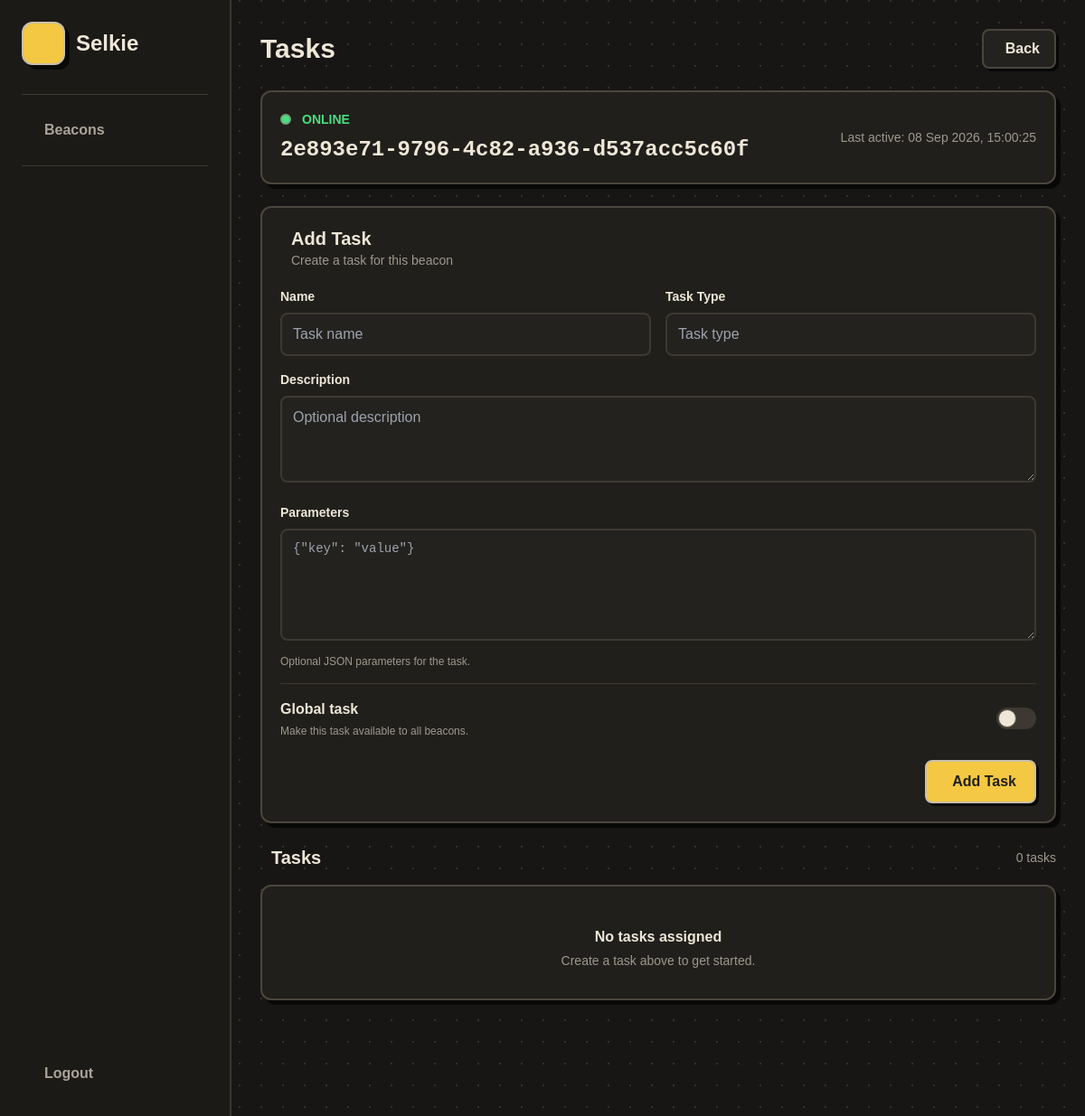
Page /task/tasks/2e893e71-9796-4c82-a936-d537acc5c60f on the committed database.
### db_manager.py (models this page shows)
class Base(DeclarativeBase):
    pass

class Beacon(Base):
    __tablename__ = "beacons"
    id: Mapped[str] = mapped_column(String, primary_key=True)
    public_key: Mapped[str] = mapped_column(String)
    system_info: Mapped[str] = mapped_column(JSON)
    registered_at: Mapped[datetime] = mapped_column(DateTime)
    last_active: Mapped[datetime] = mapped_column(DateTime)
    status: Mapped[str] = mapped_column(String, default="offline")

### task.py (the view, shortened to what this page needs)
@task.route("/tasks/<beacon_id>", methods=["GET"])
def view_tasks(beacon_id):
    with get_session() as session:
        beacon = session.query(Beacon).filter_by(id=beacon_id).first()
        if not beacon:
            return "Beacon not found", 404
        tasks = (
            session.query(Task)
            .filter(or_(Task.beacon_id == beacon_id, Task.is_global.is_(True)))
            .order_by(Task.created_at.asc())
            .all()
        )
        task_data = []
    return render_template("tasks.html", beacon=beacon, tasks=task_data)

### db_manager.py (called while the page is built)
def get_session():
    return Session(engine)

### templates/tasks.html (shortened to what this page needs)
{% extends "base.html" %}
{% block navbar_title %}
Tasks
{% endblock %}
{% block navbar_actions %}
<a href="{{ url_for('dashboard.beacon_details', beacon_id=beacon.id) }}" class="secondary-btn rounded-lg px-4 py-2
           font-bold flex items-center gap-2">
    Back
</a>
{% endblock %}
{% block content %}
<div class="mx-auto">
    <section class="retro-card rounded-xl p-5 mb-6">
        <div class="flex flex-col sm:flex-row
                    sm:items-center sm:justify-between gap-4">
            <div class="min-w-0">
                <div class="flex items-center gap-3 mb-2">
                    {% if beacon.status == "online" %}
                    <span class="w-3 h-3 rounded-full
                                   bg-green-400
                                   border-2 border-[#6fa879]"></span>
                    <span class="text-sm font-black text-green-400">
                        ONLINE
                    </span>
                    {% endif %}
                </div>
                <h2 class="text-xl sm:text-2xl font-black mono break-all">
                    {{ beacon.id }}
                </h2>
            </div>
            <div class="text-sm muted shrink-0">
                {% if beacon.last_active %}
                Last active:
                {{ beacon.last_active.strftime("%d %b %Y, %H:%M:%S") }}
                {% else %}
                Never active
                {% endif %}
            </div>
        </div>
    </section>
    <section class="retro-card rounded-xl p-5 mb-6">
        <div class="flex items-center gap-3 mb-5">
            <div>
                <h2 class="text-xl font-black">
                    Add Task
                </h2>
                <p class="text-sm muted">
                    Create a task for this beacon
                </p>
            </div>
        </div>
        <form method="POST" action="{{ url_for('task.create_task') }}" class="space-y-4">
            <div class="grid grid-cols-1 md:grid-cols-2 gap-4">
                <div>
                    <label for="name" class="block text-sm font-bold mb-2">
                        Name
                    </label>
                    <input id="name" name="name" type="text" required placeholder="Task name" class="w-full rounded-lg
                               bg-[#24221e]
                               border-2 border-[#3d3932]
                               px-3 py-2.5
                               text-[#eee7d8]
                               outline-none
                               focus:border-[#c9bfa9]">
                </div>
                <div>
                    <label for="task_type" class="block text-sm font-bold mb-2">
                        Task Type
                    </label>
                    <input id="task_type" name="task_type" type="text" required placeholder="Task type" class="w-full rounded-lg
                               bg-[#24221e]
                               border-2 border-[#3d3932]
                               px-3 py-2.5
                               text-[#eee7d8]
                               outline-none
                               focus:border-[#c9bfa9]">
                </div>
            </div>
            <div>
                <label for="description" class="block text-sm font-bold mb-2">
                    Description
                </label>
                <textarea id="description" name="description" rows="3" placeholder="Optional description" class="w-full rounded-lg
                           bg-[#24221e]
                           border-2 border-[#3d3932]
                           px-3 py-2.5
                           text-[#eee7d8]
                           outline-none
                           resize-y
                           focus:border-[#c9bfa9]"></textarea>
            </div>
            <div>
                <label for="parameters" class="block text-sm font-bold mb-2">
                    Parameters
                </label>
                <textarea id="parameters" name="parameters" rows="5" placeholder='{"key": "value"}' class="w-full rounded-lg
                           bg-[#24221e]
                           border-2 border-[#3d3932]
                           px-3 py-2.5
                           text-[#eee7d8]
                           mono text-sm
                           outline-none
                           resize-y
                           focus:border-[#c9bfa9]"></textarea>
                <p class="text-xs muted mt-2">
                    Optional JSON parameters for the task.
                </p>
            </div>
            <div class="flex items-center justify-between
                       gap-4
                       pt-4
                       border-t border-[#3d3932]">
                <div>
                    <label for="is_global" class="font-bold">
                        Global task
                    </label>
                    <p class="text-xs muted mt-1">
                        Make this task available to all beacons.
                    </p>
                </div>
                <label class="relative inline-flex items-center cursor-pointer">
                    <div class="w-11 h-6
                               bg-[#3d3932]
                               rounded-full
                               peer-checked:bg-[#f4c842]
                               after:content-['']
                               after:absolute
                               after:top-[2px]
                               after:left-[2px]
                               after:w-5
                               after:h-5
                               after:bg-[#eee7d8]
                               after:border-[#665e4f]
                               after:border
                               after:rounded-full
                               after:transition-all
                               peer-checked:after:translate-x-full
                               peer-checked:after:border-[#c9bfa9]"></div>
                </label>
            </div>
            <div class="flex justify-end pt-2">
                <button type="submit" class="retro-btn rounded-lg
                           px-5 py-2.5
                           font-black
                           flex items-center gap-2">
                    Add Task
                </button>
            </div>
        </form>
    </section>
    <section>
        <div class="flex items-center justify-between mb-4">
            <div class="flex items-center gap-3">
                <h2 class="text-xl font-black">
                    Tasks
                </h2>
            </div>
            <span class="text-sm muted">
                {{ tasks|length }} task{% if tasks|length != 1 %}s{% endif %}
            </span>
        </div>
        {% if tasks %}
        <div class="space-y-3">
            {% for task in tasks %}
            <div class="retro-card rounded-xl p-4">
                <div class="flex flex-col
                                   md:flex-row
                                   md:items-center
                                   md:justify-between
                                   gap-4">
                    <div class="min-w-0">
                        <div class="flex flex-wrap items-center gap-2 mb-2">
                            <h3 class="font-black text-lg">
                                {{ task.name }}
                            </h3>
                            <span class="text-xs font-bold
                     px-2 py-1
                     rounded-md
                     bg-[#2b2822]
                     border border-[#4b463c]
                     text-[#b8b1a3]">
                                {{ task.task_type }}
                            </span>
                            {% if task.is_global %}
                            <span class="text-xs font-bold
                     px-2 py-1
                     rounded-md
                     bg-yellow-400
                     text-[#201f1b]">
                                GLOBAL
                            </span>
                            {% endif %}
                        </div>
                        {% if task.description %}
                        <p class="text-sm muted mb-3">
                            {{ task.description }}
                        </p>
                        {% endif %}
                        <div class="flex flex-wrap items-center gap-x-5 gap-y-1 text-xs muted">
                            <span>
                                Status:
                                <strong class="text-[#eee7d8]">
                                    {{ task.execution.status }}
                                </strong>
                            </span>
                            {% if task.created_at %}
                            <span>
                                Created:
                                {{ task.created_at.strftime("%d %b %Y, %H:%M:%S") }}
                            </span>
                            {% endif %}
                            {% if task.execution.started_at %}
                            <span>
                                Started:
                                {{ task.execution.started_at.strftime("%d %b %Y, %H:%M:%S") }}
                            </span>
                            {% endif %}
                            {% if task.execution.completed_at %}
                            <span>
                                Completed:
                                {{ task.execution.completed_at.strftime("%d %b %Y, %H:%M:%S") }}
                            </span>
                            {% endif %}
                        </div>
                        {% if task.execution.status == "completed" and task.execution.result %}
                        <div class="mt-3 p-3 rounded-md
                bg-[#201f1b]
                border border-[#4b463c]">
                            <div class="text-xs font-bold muted mb-1">
                                RESULT
                            </div>
                            {% if task.execution.result.output %}
                            <pre
                                class="text-xs whitespace-pre-wrap overflow-x-auto">{{ task.execution.result.output }}</pre>
                            {% else %}
                            <pre
                                class="text-xs whitespace-pre-wrap overflow-x-auto">{{ task.execution.result | tojson(indent=2) }}</pre>
                            {% endif %}
                        </div>
                        {% endif %}
                        {% if task.execution.status == "failed" and task.execution.error %}
                        <div class="mt-3 p-3 rounded-md
                bg-[#2b201e]
                border border-red-900">
                            <div class="text-xs font-bold text-red-400 mb-1">
                                ERROR
                            </div>
                            <pre class="text-xs whitespace-pre-wrap overflow-x-auto">{{ task.execution.error }}</pre>
                        </div>
                        {% endif %}
                    </div>
                    <form method="POST" action="{{ url_for(
        'task.delete_task',
        beacon_id=beacon.id,
        task_id=task.id
    ) }}" class="inline-block">
                        <button type="submit" class="rounded-lg
               border-2 border-red-900
               bg-red-950
               px-3 py-2
               flex items-center gap-2
               text-sm font-bold text-red-300
               shadow-[3px_3px_0_#080808]
               transition
               hover:bg-red-900
               hover:border-red-700
               hover:text-red-100
               hover:translate-x-[2px]
               hover:translate-y-[2px]
               hover:shadow-[1px_1px_0_#080808]">
                            <i class="ph-bold ph-trash text-base"></i>
                            Delete
                        </button>
                    </form>
                </div>
            </div>
            {% endfor %}
        </div>
        {% else %}
        <div class="retro-card rounded-xl p-8 text-center">
            <p class="font-bold mt-3">
                No tasks assigned
            </p>
            <p class="text-sm muted mt-1">
                Create a task above to get started.
            </p>
        </div>
        {% endif %}
    </section>
</div>
{% endblock %}

### templates/base.html (style rules this page uses)
body { background: #171614; background-image: radial-gradient(circle at 1px 1px, #353129 1px, transparent 0); background-size: 24px 24px; font-family: "Trebuchet MS", sans-serif; color: #eee7d8; }
.retro-card { background: #211f1b; border: 2px solid #4b463c; box-shadow: 5px 5px 0 #080808; }
.retro-btn { background: #f4c842; color: #201f1b; border: 2px solid #c9bfa9; box-shadow: 3px 3px 0 #080808; transition: .12s; }
.secondary-btn { background: #24221e; color: #eee7d8; border: 2px solid #4b463c; box-shadow: 3px 3px 0 #080808; transition: .12s; }
.muted { color: #9d988d; }
.mono { font-family: monospace; }

### rows in the picture
Beacon: id "2e893e71-9796-4c82-a936-d537acc5c60f", last_active "08 Sep 2026, 15:00:25"

### other values in the picture
{{ tasks|length }} "0"
